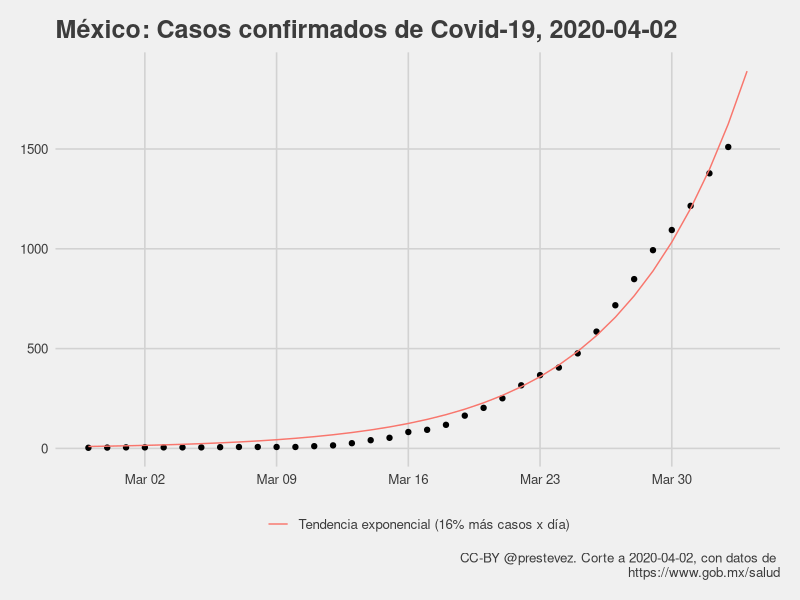
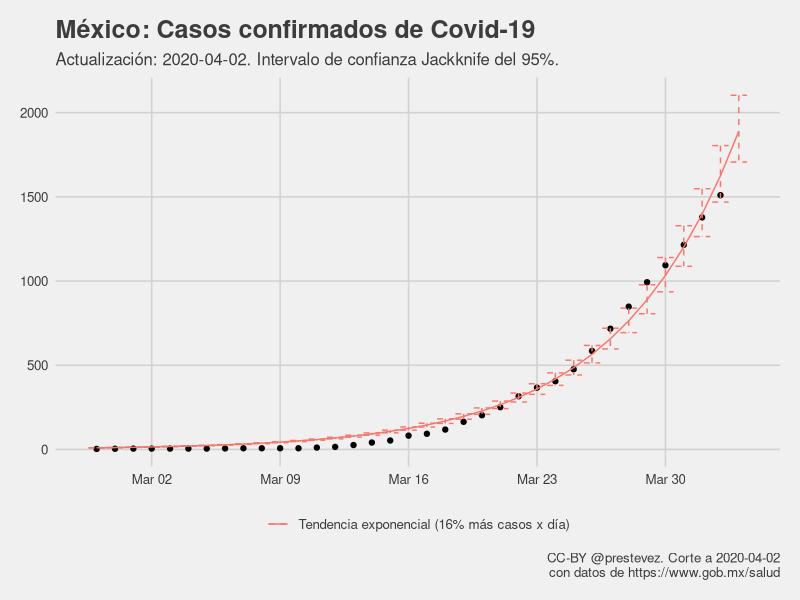
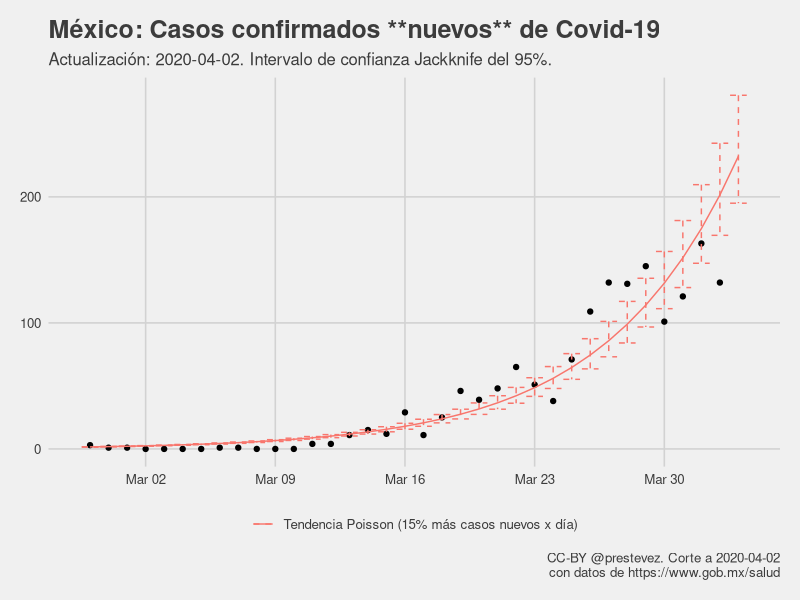
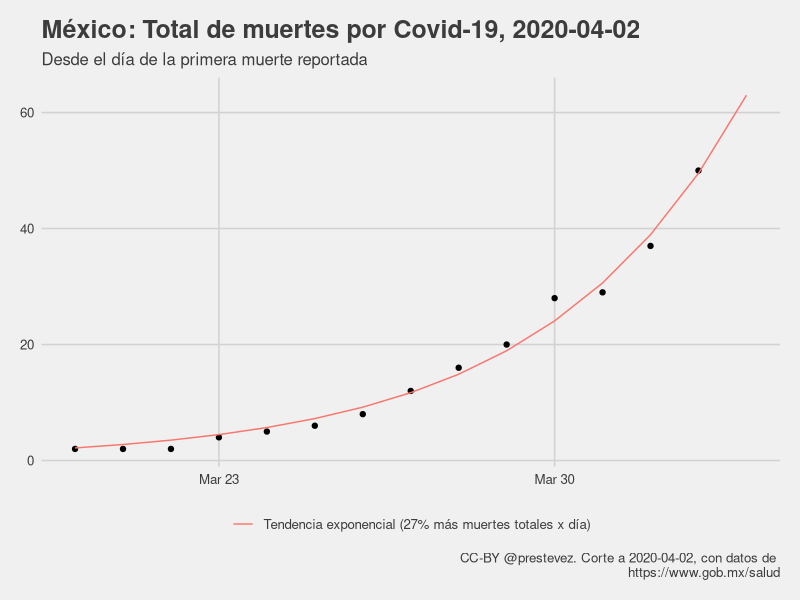

R code for these plots, in order: (Note: this script raises an error after producing the figures.)
## ---- chunk 1

require(tidyverse)
require(ggthemes)
require(lubridate)
require(magrittr)

casos <- read_csv("confirmados.csv")

casos$t <- (nrow(casos)-1):0

casos %>%
  filter(casos > 0) %>%
  arrange(date) -> casos

m1 <- glm(casos ~ t,
          data = casos,
          family = gaussian("log"))

max_date <- max(casos$date) + 1
max_t <- max(casos$t) + 1

modelo <- paste0("Tendencia exponencial (",
                 round((exp(m1[[1]][2])-1)*100),
                 "% más casos x día)")
tibble(
  date = max_date,
  casos = NA,
  t = max_t,
  predicted = predict(m1, newdata = data.frame(t = max_t), type = "response")
  ) %>%
  bind_rows(
    mutate(casos,
      predicted = predict(m1, type = "response"))) %>%
  arrange(date) -> casos_with_predictions

hoy <- max_date - 1

pg <- "https://www.gob.mx/salud"

casos_with_predictions %>%
  ggplot(aes(date, casos)) +
  geom_point() +
  theme_fivethirtyeight() +
  geom_line(aes(y = predicted, colour = modelo)) +
  xlab("Total de casos") +
  labs(title = paste0("México: Casos confirmados de Covid-19, ", hoy),
       caption = paste0("CC-BY @prestevez. Corte a ", hoy, ", con datos de \n", pg)) +
  theme(legend.title = element_blank()) -> p1

ggsave("casos.png", p1, width = 7, height = 5)

## ---- chunk 2
summary(m1)
## ---- chunk 3
### Jackknife estimate?

lapply(1:nrow(casos), function(x){
  glm(casos ~ t, 
      data = casos[-x,],
      family = gaussian("log"))
}) -> m1_jk_ls

sapply(m1_jk_ls, function(x) coef(x)) %>% data.frame() %>%
  mutate(var = rownames(.)) %>%
  pivot_longer(-var, names_to = "rep") %>%
  group_by(var) %>%
  summarise(Estimate = mean(value),
            ci_low = quantile(value, 0.025),
            ci_high = quantile(value, 0.975)) -> m1_jk

pred_jk <- function(model, t, type = c("Estimate", "ci_low", "ci_high")){
  terms <- unlist(model[,type[1]])
  preds <- exp(terms[1] + (terms[2] * t))
  return(preds)
}


casos_with_predictions %>%
  mutate(Jackknife = pred_jk(m1_jk, t = t),
         Jackknife_low = pred_jk(m1_jk, t = t, "ci_low"),
         Jackknife_high = pred_jk(m1_jk, t = t, "ci_high")) -> casos_with_predictions_jk

casos_with_predictions_jk %>%
  ggplot(aes(date, casos)) + 
  geom_point() +
  theme_fivethirtyeight() +
  geom_line(aes(y = predicted, colour = modelo)) +
  #geom_line(aes(y = Jackknife, linetype = "Jackknife"), colour = "red") +
  geom_errorbar(aes(ymin = Jackknife_low,
                    ymax = Jackknife_high,
                    colour = modelo),
                linetype = 2) + 
  xlab("Total de casos") + 
  labs(title = "México: Casos confirmados de Covid-19",
       subtitle = paste0("Actualización: ", hoy, ". Intervalo de confianza Jackknife del 95%."),
       caption = paste0("CC-BY @prestevez. Corte a ", hoy, "\ncon datos de ", pg)) +
  theme(legend.title = element_blank()) -> p1jk

ggsave("casos_jk.png", p1jk, width = 7, height = 5)

jk_pred <- filter(casos_with_predictions_jk, t == max_t)[,c(7,8)]

## ---- chunk 4
## Estimación Jackknife
m1_jk

## ---- chunk 5

read_csv("confirmados.csv") %>%
  mutate(t = (nrow(.)-1):0) %>%
  arrange(date) %>%
  mutate(casos_nuevos = casos-lag(casos),
         muertes_nuevas = muertes - lag(muertes)) %>%
  drop_na -> casos_ext

write_csv(casos_ext, "confirmados_extended.csv")

n1 <- glm(casos_nuevos ~ t,
          data = casos_ext,
          family = poisson("log"))


modelo_n <- paste0("Tendencia Poisson (",
                 round((exp(n1[[1]][2])-1)*100),
                 "% más casos nuevos x día)")
tibble(
  date = max_date,
  casos_nuevos = NA,
  t = max_t,
  predicted = predict(n1, newdata = data.frame(t = max_t), type = "response")
  ) %>%
  bind_rows(
    mutate(casos_ext,
      predicted = predict(n1, type = "response"))) %>%
  arrange(date) -> casos_nuevos_with_predictions


### Jackknife estimate?

lapply(1:nrow(casos_ext), function(x){
  glm(casos_nuevos ~ t, 
      data = casos_ext[-x,],
      family = poisson())
}) -> n1_jk_ls

sapply(n1_jk_ls, function(x) coef(x)) %>% data.frame() %>%
  mutate(var = rownames(.)) %>%
  pivot_longer(-var, names_to = "rep") %>%
  group_by(var) %>%
  summarise(Estimate = mean(value),
            ci_low = quantile(value, 0.025),
            ci_high = quantile(value, 0.975)) -> n1_jk

casos_nuevos_with_predictions %>%
  mutate(Jackknife = pred_jk(n1_jk, t = t),
         Jackknife_low = pred_jk(n1_jk, t = t, "ci_low"),
         Jackknife_high = pred_jk(n1_jk, t = t, "ci_high")) -> casos_nuevos_with_predictions_jk


casos_nuevos_with_predictions_jk %>%
  ggplot(aes(date, casos_nuevos)) +
  geom_point() +
  theme_fivethirtyeight() +
  geom_line(aes(y = predicted, colour = modelo_n)) +
  geom_errorbar(aes(ymin = Jackknife_low,
                    ymax = Jackknife_high,
                    colour = modelo_n),
                linetype = 2) + 
  xlab("Total de casos nuevos") +
  labs(title = "México: Casos confirmados **nuevos** de Covid-19",
       subtitle = paste0("Actualización: ", hoy, ". Intervalo de confianza Jackknife del 95%."),
       caption = paste0("CC-BY @prestevez. Corte a ", hoy, "\ncon datos de ", pg)) +
  theme(legend.title = element_blank()) -> p1n

ggsave("casos_nuevos.png", p1n, width = 7, height = 5)

jk_pred_nuevos <- filter(casos_nuevos_with_predictions_jk, t == max_t)[,c(9,10)]

## ---- chunk 6
summary(n1)

## Estimación Jackknife
n1_jk

## ---- chunk 7
casos_ext %>%
  filter(muertes > 0) %>%
  glm(muertes ~ t,
          data = .,
          family = gaussian("log")) -> d1


modelo_d <- paste0("Tendencia exponencial (",
                 round((exp(d1[[1]][2])-1)*100),
                 "% más muertes totales x día)")
tibble(
  date = max_date,
  muertes = NA,
  t = max_t,
  predicted = predict(d1, newdata = data.frame(t = max_t), type = "response")
) %>%
  bind_rows(
    mutate(filter(casos_ext, muertes > 0),
           predicted = predict(d1, type = "response"))) %>%
  arrange(date) -> muertes_with_predictions



muertes_with_predictions %>%
  ggplot(aes(date, muertes)) +
  geom_point() +
  theme_fivethirtyeight() +
  geom_line(aes(y = predicted, colour = modelo_d)) +
  xlab("Total de muertes") +
  labs(title = paste0("México: Total de muertes por Covid-19, ", hoy),
       subtitle = "Desde el día de la primera muerte reportada",
       caption = paste0("CC-BY @prestevez. Corte a ", hoy, ", con datos de \n", pg)) +
  theme(legend.title = element_blank()) -> p1_d

ggsave("muertes.png", p1_d, width = 7, height = 5)

d1_jk <- jk_model(d1) 



muertes_with_predictions %>%
  mutate(Jackknife = pred_jk(d1_jk, t = t),
         Jackknife_low = pred_jk(d1_jk, t = t, "ci_low"),
         Jackknife_high = pred_jk(d1_jk, t = t, "ci_high")) -> muertes_with_predictions_jk

muertes_with_predictions_jk

muertes_with_predictions_jk %>%
  ggplot(aes(date, muertes)) +
  geom_point() +
  theme_fivethirtyeight() +
  geom_line(aes(y = predicted, colour = modelo_d)) +
  #geom_line(aes(y = Jackknife, linetype = "Jackknife"), colour = "red") +
  geom_errorbar(aes(ymin = Jackknife_low,
                    ymax = Jackknife_high,
                    colour = modelo_d),
                linetype = 2) +
  xlab("Total de casos") +
  labs(title = "México: Total de muertes por Covid-19",
       subtitle = paste0("Actualización: ", hoy, ". Intervalo de confianza Jackknife del 95%."),
       caption = paste0("CC-BY @prestevez. Corte a ", hoy, "\ncon datos de ", pg)) +
  theme(legend.title = element_blank()) -> p1jk_d

ggsave("muertes_jk.png", p1jk_d, width = 7, height = 5)

jk_pred_d <- filter(muertes_with_predictions_jk, t == max_t)[,c(9,10)]

casos_ext %>%
  filter(muertes > 0) %>%
  glm(muertes_nuevas ~ t,
          data = .,
          family = poisson("log")) -> dn1


modelo_dn <- paste0("Tendencia Poisson (",
                   round((exp(d1[[1]][2])-1)*100),
                   "% más casos nuevos x día)")
tibble(
  date = max_date,
  muertes_nuevas = NA,
  t = max_t,
  predicted = predict(dn1, newdata = data.frame(t = max_t), type = "response")
) %>%
  bind_rows(
    mutate(filter(casos_ext, muertes > 0),
           predicted = predict(dn1, type = "response"))) %>%
  arrange(date) -> muertes_nuevos_with_predictions


jk_model(dn1) -> dn1_jk

muertes_nuevos_with_predictions %>%
  mutate(Jackknife = pred_jk(dn1_jk, t = t),
         Jackknife_low = pred_jk(dn1_jk, t = t, "ci_low"),
         Jackknife_high = pred_jk(dn1_jk, t = t, "ci_high")) -> muertes_nuevos_with_predictions_jk



muertes_nuevos_with_predictions_jk %>%
  ggplot(aes(date, muertes_nuevas)) +
  geom_point() +
  theme_fivethirtyeight() +
  geom_line(aes(y = predicted, colour = modelo_dn)) +
  geom_errorbar(aes(ymin = Jackknife_low,
                    ymax = Jackknife_high,
                    colour = modelo_dn),
                linetype = 2) +
  xlab("Total de casos nuevos") +
  labs(title = "México: Muertes **nuevas** de Covid-19",
       subtitle = paste0("Actualización: ", hoy, ". Intervalo de confianza Jackknife del 95%."),
       caption = paste0("CC-BY @prestevez. Corte a ", hoy, "\ncon datos de ", pg)) +
  theme(legend.title = element_blank()) -> p1n_d

ggsave("muertes_nuevos.png", p1n_d, width = 7, height = 5)

jk_pred_muertes_nuevas <- filter(muertes_nuevos_with_predictions_jk, t == max_t)[,c(9,10)]

## ---- chunk 8

casos %>%
  filter(!t == (max_t-1)) %>%
  glm(casos ~ t, data = ., family = gaussian("log")) -> m1_yesterday

casos %>%
  filter(t == (max_t-1)) %>%
  predict(m1_yesterday, newdata = ., type = "response") -> predicted_today

casos %>%
  filter(t == (max_t-1)) %>%
  transmute(Fecha = date, Observados = casos) %>%
  mutate(Predicción = predicted_today,
         Error = Observados-Predicción) %>%
  write_csv("predicciones.csv", append = TRUE, col_names = FALSE)

read_csv("predicciones.csv") %>%
  knitr::kable(., digits = 2, 
               col.names = c("Fecha", "Casos Totales Observados", "Predicción", "Error"))


# Tabla con rangos JK

jk_model <- function(x, alpha = 0.05){
  dta <- model.frame(x)
  
  lapply(1:nrow(dta), function(n){
  update(x, 
      data = dta[-n,])
    }) -> models_list
  
  alpha2 <- alpha/2
  ci <- c(alpha2, 1- alpha2)
  
  sapply(models_list, function(x) coef(x)) %>% data.frame() %>%
  mutate(var = rownames(.)) %>%
  pivot_longer(-var, names_to = "rep") %>%
  group_by(var) %>%
  summarise(Estimate = mean(value),
            ci_low = quantile(value, ci[1]),
            ci_high = quantile(value, ci[2]))
  
}

jk_model(m1_yesterday) -> jk_yesterday

casos %>%
  filter(t == (max_t-1)) %$% 
  pred_jk(jk_yesterday, t = t, "ci_low") -> predicted_today_jk

casos %>%
  filter(t == (max_t-1)) %$% 
  pred_jk(jk_yesterday, t = t, "ci_high") %>% 
  c(predicted_today_jk, .) -> predicted_today_jk

casos %>%
  filter(t == (max_t-1)) %>%
  transmute(Fecha = date, Observados = casos) %>%
  mutate("Rango esperado" = paste(round(predicted_today_jk), collapse = "-"),
         "Fuera de rango" = ifelse(Observados < predicted_today_jk[1] | 
                                     Observados > predicted_today_jk[2], "Sí", "No")) %>%
   write_csv("predicciones_jk.csv", append = TRUE, col_names = FALSE)

read_csv("predicciones_jk.csv") %>%
  knitr::kable(., digits = 2, align = "c", caption = "Intervalos de confianza JK",
               col.names = c("Fecha", "Casos Totales Observados",  "Rango esperado", "Fuera de rango"))

## ---- chunk 9

casos_ext %>%
  filter(!t == (max_t-1)) %>%
  glm(casos_nuevos ~ t, data = ., family = poisson("log")) -> n1_yesterday

casos_ext %>%
  filter(t == (max_t-1)) %>%
  predict(n1_yesterday, newdata = ., type = "response") -> nuevos_predicted_today

casos_ext %>%
  filter(t == (max_t-1)) %>%
  transmute(Fecha = date, Observados = casos_nuevos) %>%
  mutate(Predicción = nuevos_predicted_today,
         Error = Observados-Predicción) %>%
  write_csv("predicciones_nuevos.csv", append = TRUE, col_names = FALSE)

read_csv("predicciones_nuevos.csv") %>%
  knitr::kable(., digits = 2, 
               col.names = c("Fecha", "Casos Nuevos Observados", "Predicción", "Error"))


# Tabla con rangos JK

jk_model(n1_yesterday) -> jk_n1_yesterday

casos_ext %>%
  filter(t == (max_t-1)) %$% 
  pred_jk(jk_n1_yesterday, t = t, "ci_low") -> nuevos_predicted_today_jk

casos_ext %>%
  filter(t == (max_t-1)) %$% 
  pred_jk(jk_n1_yesterday, t = t, "ci_high") %>% 
  c(nuevos_predicted_today_jk, .) -> nuevos_predicted_today_jk

casos_ext %>%
  filter(t == (max_t-1)) %>%
  transmute(Fecha = date, Observados = casos_nuevos) %>%
  mutate("Rango esperado" = paste(round(nuevos_predicted_today_jk), collapse = "-"),
         "Fuera de rango" = ifelse(Observados < nuevos_predicted_today_jk[1] | 
                                     Observados > nuevos_predicted_today_jk[2], "Sí", "No")) %>%
   write_csv("predicciones_nuevos_jk.csv", append = TRUE, col_names = FALSE)

read_csv("predicciones_nuevos_jk.csv") %>%
  knitr::kable(., digits = 2, align = "c", 
               caption = "Intervalos de confianza JK, casos nuevos.",
               col.names = c("Fecha", "Casos Nuevos Observados",  "Rango esperado", "Fuera de rango"))

## ---- chunk 10

casos_ext %>%
  filter(!t == (max_t-1)) %>%
  filter(muertes > 0) %>%
  glm(muertes ~ t,
          data = .,
          family = gaussian("log")) -> d1_yesterday

casos_ext %>%
  filter(t == (max_t-1)) %>%
  predict(d1_yesterday, newdata = ., type = "response") -> muertes_predicted_today

casos_ext %>%
  filter(t == (max_t-1)) %>%
  transmute(Fecha = date, Observados = muertes) %>%
  mutate(Predicción = muertes_predicted_today,
         Error = Observados-Predicción) %>%
  write_csv("predicciones_muertes.csv", append = TRUE, col_names = FALSE)

read_csv("predicciones_muertes.csv") %>%
  knitr::kable(., digits = 2, 
              caption = "Predcciones: acumulado de muertes por covid-19.",
               col.names = c("Fecha", "Muertes Totales Observadas", "Predicción", "Error"))


# Tabla con rangos JK

jk_model(d1_yesterday) -> jk_d1_yesterday

casos_ext %>%
  filter(t == (max_t-1)) %$% 
  pred_jk(jk_d1_yesterday, t = t, "ci_low") -> muertes_predicted_today_jk

casos_ext %>%
  filter(t == (max_t-1)) %$% 
  pred_jk(jk_d1_yesterday, t = t, "ci_high") %>% 
  c(muertes_predicted_today_jk, .) -> muertes_predicted_today_jk

casos_ext %>%
  filter(t == (max_t-1)) %>%
  transmute(Fecha = date, Observados = muertes) %>%
  mutate("Rango esperado" = paste(round(muertes_predicted_today_jk), collapse = "-"),
         "Fuera de rango" = ifelse(Observados < muertes_predicted_today_jk[1] | 
                                     Observados > muertes_predicted_today_jk[2], "Sí", "No")) %>%
   write_csv("predicciones_muertes_jk.csv", append = TRUE, col_names = FALSE)

read_csv("predicciones_muertes_jk.csv") %>%
  knitr::kable(., digits = 2, align = "c", 
               caption = "Intervalos de confianza JK, acumulado de muertes.",
               col.names = c("Fecha", "Muertes Totales Observadas",  "Rango esperado", "Fuera de rango"))

## ---- chunk 11

casos_ext %>%
  filter(!t == (max_t-1)) %>%
  filter(muertes > 0) %>%
  glm(muertes_nuevas ~ t,
          data = .,
          family = poisson("log")) -> dn1_yesterday

casos_ext %>%
  filter(t == (max_t-1)) %>%
  predict(dn1_yesterday, newdata = ., type = "response") -> muertes_nuevas_predicted_today

casos_ext %>%
  filter(t == (max_t-1)) %>%
  transmute(Fecha = date, Observados = muertes_nuevas) %>%
  mutate(Predicción = muertes_nuevas_predicted_today,
         Error = Observados-Predicción) %>%
  write_csv("predicciones_muertes_nuevas.csv", append = TRUE, col_names = FALSE)

read_csv("predicciones_muertes_nuevas.csv") %>%
  knitr::kable(., digits = 2, 
              caption = "Predcciones: Muertes nuuevas por covid-19.",
               col.names = c("Fecha", "Muertes Nuevas Observadas", "Predicción", "Error"))


# Tabla con rangos JK

jk_model(dn1_yesterday) -> jk_dn1_yesterday

casos_ext %>%
  filter(t == (max_t-1)) %$% 
  pred_jk(jk_dn1_yesterday, t = t, "ci_low") -> muertes_nuevas_predicted_today_jk

casos_ext %>%
  filter(t == (max_t-1)) %$% 
  pred_jk(jk_dn1_yesterday, t = t, "ci_high") %>% 
  c(muertes_nuevas_predicted_today_jk, .) -> muertes_nuevas_predicted_today_jk

casos_ext %>%
  filter(t == (max_t-1)) %>%
  transmute(Fecha = date, Observados = muertes_nuevas) %>%
  mutate("Rango esperado" = paste(round(muertes_nuevas_predicted_today_jk), collapse = "-"),
         "Fuera de rango" = ifelse(Observados < muertes_nuevas_predicted_today_jk[1] | 
                                     Observados > muertes_nuevas_predicted_today_jk[2], "Sí", "No")) %>%
   write_csv("predicciones_muertes_nuevas_jk.csv", append = TRUE, col_names = FALSE)

read_csv("predicciones_muertes_nuevas_jk.csv") %>%
  knitr::kable(., digits = 2, align = "c", 
               caption = "Intervalos de confianza JK, muertes nuevas.",
               col.names = c("Fecha", "Muertes Nuevas Observadas",  "Rango esperado", "Fuera de rango"))
